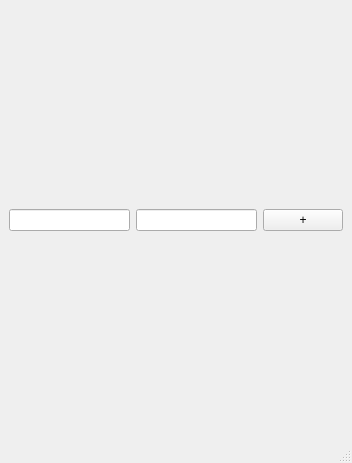
<?xml version="1.0" encoding="UTF-8"?>
<ui version="4.0">
 <class>MainWindow</class>
 <widget class="QMainWindow" name="MainWindow">
  <property name="geometry">
   <rect>
    <x>0</x>
    <y>0</y>
    <width>352</width>
    <height>463</height>
   </rect>
  </property>
  <property name="windowTitle">
   <string>MainWindow</string>
  </property>
  <widget class="QWidget" name="centralwidget">
   <layout class="QVBoxLayout" name="verticalLayout">
    <item>
     <layout class="QGridLayout" name="gridLayout"/>
    </item>
    <item>
     <layout class="QHBoxLayout" name="horizontalLayout">
      <item>
       <widget class="QLineEdit" name="tb_title"/>
      </item>
      <item>
       <widget class="QLineEdit" name="tb_description"/>
      </item>
      <item>
       <widget class="QPushButton" name="btn_add">
        <property name="text">
         <string>+</string>
        </property>
       </widget>
      </item>
     </layout>
    </item>
   </layout>
  </widget>
  <widget class="QMenuBar" name="menubar">
   <property name="geometry">
    <rect>
     <x>0</x>
     <y>0</y>
     <width>352</width>
     <height>22</height>
    </rect>
   </property>
  </widget>
  <widget class="QStatusBar" name="statusbar"/>
 </widget>
 <resources/>
 <connections/>
</ui>
